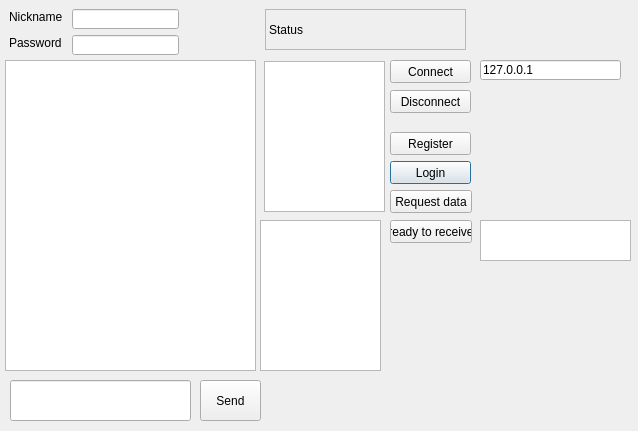
<?xml version="1.0" encoding="UTF-8"?>
<ui version="4.0">
 <class>ChatClientDialog</class>
 <widget class="QDialog" name="ChatClientDialog">
  <property name="geometry">
   <rect>
    <x>0</x>
    <y>0</y>
    <width>638</width>
    <height>431</height>
   </rect>
  </property>
  <property name="windowTitle">
   <string>Dialog</string>
  </property>
  <widget class="QPushButton" name="pushButton_Login">
   <property name="geometry">
    <rect>
     <x>390</x>
     <y>161</y>
     <width>81</width>
     <height>23</height>
    </rect>
   </property>
   <property name="text">
    <string>Login</string>
   </property>
  </widget>
  <widget class="QPushButton" name="pushButton_RequestUserData">
   <property name="geometry">
    <rect>
     <x>390</x>
     <y>190</y>
     <width>82</width>
     <height>23</height>
    </rect>
   </property>
   <property name="text">
    <string>Request data</string>
   </property>
  </widget>
  <widget class="QLabel" name="label_2">
   <property name="geometry">
    <rect>
     <x>9</x>
     <y>35</y>
     <width>57</width>
     <height>16</height>
    </rect>
   </property>
   <property name="text">
    <string>Password</string>
   </property>
  </widget>
  <widget class="QLabel" name="label">
   <property name="geometry">
    <rect>
     <x>9</x>
     <y>9</y>
     <width>57</width>
     <height>16</height>
    </rect>
   </property>
   <property name="text">
    <string>Nickname</string>
   </property>
  </widget>
  <widget class="QLineEdit" name="lineEdit_Name">
   <property name="geometry">
    <rect>
     <x>72</x>
     <y>9</y>
     <width>107</width>
     <height>20</height>
    </rect>
   </property>
  </widget>
  <widget class="QLabel" name="label_Status">
   <property name="geometry">
    <rect>
     <x>265</x>
     <y>9</y>
     <width>201</width>
     <height>41</height>
    </rect>
   </property>
   <property name="frameShape">
    <enum>QFrame::StyledPanel</enum>
   </property>
   <property name="text">
    <string>Status</string>
   </property>
  </widget>
  <widget class="QPushButton" name="pushButton_Send">
   <property name="geometry">
    <rect>
     <x>200</x>
     <y>380</y>
     <width>61</width>
     <height>41</height>
    </rect>
   </property>
   <property name="text">
    <string>Send</string>
   </property>
  </widget>
  <widget class="QTextEdit" name="textEdit_Friends">
   <property name="geometry">
    <rect>
     <x>264</x>
     <y>61</y>
     <width>121</width>
     <height>151</height>
    </rect>
   </property>
  </widget>
  <widget class="QPushButton" name="pushButton_ReqRegiseter">
   <property name="geometry">
    <rect>
     <x>390</x>
     <y>132</y>
     <width>81</width>
     <height>23</height>
    </rect>
   </property>
   <property name="text">
    <string>Register</string>
   </property>
  </widget>
  <widget class="QLineEdit" name="lineEdit_Password">
   <property name="geometry">
    <rect>
     <x>72</x>
     <y>35</y>
     <width>107</width>
     <height>20</height>
    </rect>
   </property>
  </widget>
  <widget class="QLineEdit" name="lineEdit_Input">
   <property name="geometry">
    <rect>
     <x>10</x>
     <y>380</y>
     <width>181</width>
     <height>41</height>
    </rect>
   </property>
  </widget>
  <widget class="QListWidget" name="listWidget_Received">
   <property name="geometry">
    <rect>
     <x>5</x>
     <y>60</y>
     <width>251</width>
     <height>311</height>
    </rect>
   </property>
  </widget>
  <widget class="QPushButton" name="pushButton_Connect">
   <property name="geometry">
    <rect>
     <x>390</x>
     <y>60</y>
     <width>81</width>
     <height>23</height>
    </rect>
   </property>
   <property name="text">
    <string>Connect</string>
   </property>
  </widget>
  <widget class="QPushButton" name="pushButton_Disconnect">
   <property name="geometry">
    <rect>
     <x>390</x>
     <y>90</y>
     <width>81</width>
     <height>23</height>
    </rect>
   </property>
   <property name="text">
    <string>Disconnect</string>
   </property>
  </widget>
  <widget class="QLineEdit" name="lineEdit_Address">
   <property name="geometry">
    <rect>
     <x>480</x>
     <y>60</y>
     <width>141</width>
     <height>20</height>
    </rect>
   </property>
   <property name="text">
    <string>127.0.0.1</string>
   </property>
  </widget>
  <widget class="QTextEdit" name="textEdit_RoomSelected">
   <property name="geometry">
    <rect>
     <x>480</x>
     <y>220</y>
     <width>151</width>
     <height>41</height>
    </rect>
   </property>
  </widget>
  <widget class="QListWidget" name="listWidget_Rooms">
   <property name="geometry">
    <rect>
     <x>260</x>
     <y>220</y>
     <width>121</width>
     <height>151</height>
    </rect>
   </property>
  </widget>
  <widget class="QPushButton" name="pushButton_ReadyToRx">
   <property name="geometry">
    <rect>
     <x>390</x>
     <y>220</y>
     <width>82</width>
     <height>23</height>
    </rect>
   </property>
   <property name="text">
    <string>ready to receive</string>
   </property>
  </widget>
 </widget>
 <resources/>
 <connections/>
</ui>
